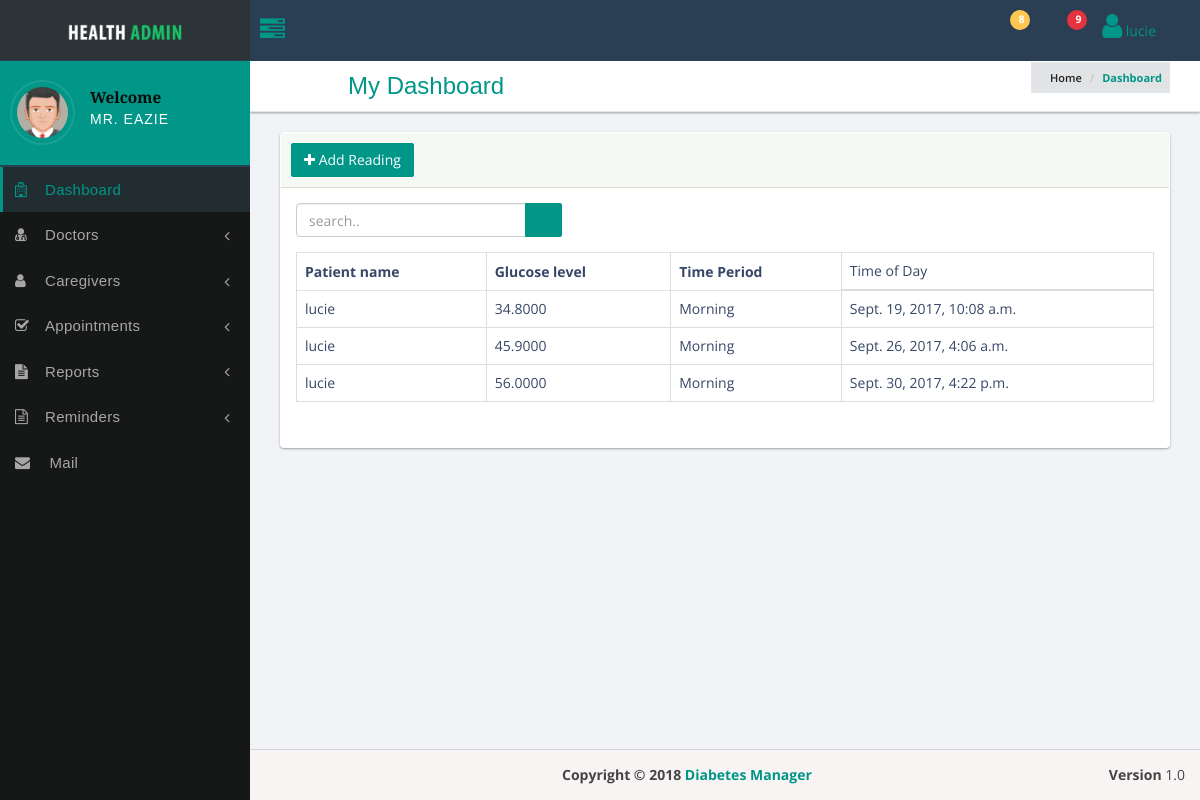
/readinglist (signed in), run on the app's committed database.
### diabetes/models.py (models this page shows, shortened)
class Reading(models.Model):
	user = models.ForeignKey(User,related_name='readings', on_delete=models.CASCADE)
	glucoseLevel = models.DecimalField(max_digits=7, decimal_places=4)
	timePeriod = models.CharField(max_length = 50)
	timeOfDay = models.DateTimeField(auto_now=True)
	action = models.CharField(max_length = 200)
	medication= models.CharField(max_length = 200)
	notes= models.CharField(max_length = 500)
	created_at = models.DateTimeField(auto_now=True)
	updated_at = models.DateTimeField(auto_now_add=True)

### diabetes/views.py (the view)
# urls.py: url(r'^readinglist', views.reading_list, name = 'reading_list'),
def reading_list(request):
        readings =	Reading.objects.filter(user=request.user)
        return render(request, 'diabetes/readings.html', {'readings' : readings})

### diabetes/templates/diabetes/readings.html
{% extends 'diabetes/base.html' %}
{% block content %}
<div class="row">
    <div class="col-sm-12">
        <div class="panel panel-bd lobidrag">
            <div class="panel-heading">
                <div class="btn-group">
                    <a class="btn btn-success" href="app-list.html#"> <i class="fa fa-plus"></i>  Add Reading</a>
                </div>
            </div>
            <div class="panel-body">
                <div class="row">
                    <div class="panel-header">
                        <div class="col-sm-4">
                        <div class="dataTables_length" id="example_length">
                            <div class="input-group custom-search-form">
                                <input type="search" class="form-control" placeholder="search..">
                                <span class="input-group-btn">
                                    <button class="btn btn-primary" type="button">
                                        <span class="glyphicon glyphicon-search"></span>
                                    </button>
                                </span>
                            </div>
                        </div>
                    </div>
                </div>
            </div>
            <div class="table-responsive">
                <table class="table table-bordered table-hover">
                    <thead>
                        <tr>
                            <th>Patient name</th>
                            <th>Glucose level</th>
                            <th>Time Period</th>
                            <td>Time of Day</td>
                        </tr>
                    </thead>
                    <tbody>
                        {% for reading in readings %}
                            <tr>
                            <td>{{reading.user}}</td>
                            <td>{{reading.glucoseLevel}}</td>
                            <td>{{reading.timePeriod}}</td>
                            <td>{{reading.timeOfDay}}</td>
                        </tr>
                        {% endfor %}
                    </tbody>
                </table>
            </div>
        </div>
    </div>
</div>
</div>
{% endblock %}

### diabetes/templates/diabetes/base.html (shortened to what this page needs)
<!DOCTYPE html>
{% load staticfiles %}
<html lang="en">
<head>
   <link href="{% static 'plugins/jquery-ui-1.12.1/jquery-ui.min.css' %} " rel="stylesheet" type="text/css"/>
   <link href="{% static 'bootstrap/css/bootstrap.min.css' %} " rel="stylesheet" type="text/css"/>
   <link href="{% static 'plugins/lobipanel/lobipanel.min.css' %} " rel="stylesheet" type="text/css"/>
   <link href="{% static 'plugins/pace/flash.css' %} " rel="stylesheet" type="text/css"/>
   <link href="{% static 'fonts/css/font-awesome.min.css' %} " rel="stylesheet" type="text/css"/>
   <link href="{% static 'pe-icon-7-stroke/css/pe-icon-7-stroke.css' %} " rel="stylesheet" type="text/css"/>
   <link href="{% static 'themify-icons/themify-icons.css' %} " rel="stylesheet" type="text/css"/>
        <link href="{% static 'plugins/toastr/toastr.css' %}" rel="stylesheet" type="text/css"/>
        <link href="{% static 'plugins/emojionearea/emojionearea.min.css' %}" rel="stylesheet" type="text/css"/>
        <link href="{% static 'plugins/monthly/monthly.css' %}" rel="stylesheet" type="text/css"/>
        <link href="{% static 'dist/css/stylehealth.min.css' %}" rel="stylesheet" type="text/css"/>
        <link rel="stylesheet" href="{% static 'base.css' %}">
    </head>
    <body class="hold-transition sidebar-mini">
        <div class="wrapper">
            <header class="main-header">
                <a href="index.html" class="logo">
                    <span class="logo-lg">
                        <img src=" dist/img/logo.png" alt="">
                    </span>
                </a>
                <nav class="navbar navbar-static-top ">
                    <a href="index.html#" class="sidebar-toggle" data-toggle="offcanvas" role="button">
                        <span class="fa fa-tasks"></span>
                    </a>
                    <div class="navbar-custom-menu">
                        <ul class="nav navbar-nav">
                            <li class="dropdown notifications-menu">
                                <a href="index.html#" class="dropdown-toggle" data-toggle="dropdown">
                                    <i class="pe-7s-bell"></i>
                                    <span class="label label-warning">8</span>
                                </a>
                            </li>
                            <li class="dropdown tasks-menu">
                                <a href="index.html#" class="dropdown-toggle" data-toggle="dropdown">
                                    <i class="pe-7s-file"></i>
                                    <span class="label label-danger">9</span>
                                </a>
                            </li>
                            {% if user.is_authenticated %}
                                <li class="dropdown dropdown-user admin-user">
                                    <a href="index.html#" class="dropdown-toggle" data-toggle="dropdown">
                                    <div class="user-image">
                                        <i class="fa fa-user fa-2x"></i>  {{ user.username }}
                                    </div>
                                    </a>
                                </li>
                            {% else %}
                                <a href="{% url 'login' %}" class="btn btn-theme">Login</a>
                            {% endif %}
                        </ul>
                    </div>
                </nav>
            </header>
          <aside class="main-sidebar">
                <div class="sidebar">
                    <div class="user-panel">
                        <div class="image pull-left">
                            <img src="{% static 'dist/img/avatar5.png' %}" class="img-circle" alt="User Image">
                        </div>
                        <div class="info">
                            <h4>Welcome</h4>
                            <p>Mr. Eazie</p>
                        </div>
                    </div>
                    <ul class="sidebar-menu">
                        <li class="active">
                            <a href="index.html"><i class="fa fa-hospital-o"></i><span>Dashboard</span>
                            </a>
                        </li>
                        <li class="treeview">
                            <a href="index.html#">
                                <i class="fa fa-user-md"></i><span>Doctors</span>
                                <span class="pull-right-container">
                                    <i class="fa fa-angle-left pull-right"></i>
                                </span>
                            </a>
                        </li>
                        <li class="treeview">
                            <a href="index.html#">
                                <i class="fa fa-user"></i><span>Caregivers</span>
                                <span class="pull-right-container">
                                    <i class="fa fa-angle-left pull-right"></i>
                                </span>
                            </a>
                        </li>
                        <li class="treeview">
                            <a href="index.html#">
                                <i class="fa fa-check-square-o"></i><span>Appointments</span>
                                <span class="pull-right-container">
                                <i class="fa fa-angle-left pull-right"></i>
                                </span>
                            </a>
                        </li>
                        <li class="treeview">
                            <a href="index.html#">
                              <i class="fa fa-file-text"></i><span>Reports</span>
                              <span class="pull-right-container">
                            <i class="fa fa-angle-left pull-right"></i>
                            </span>
                            </a>
                        </li>
                        <li class="treeview">
                            <a href="index.html#">
                                <i class="fa fa-file-text-o"></i><span>Reminders</span>
                                <span class="pull-right-container">
                                    <i class="fa fa-angle-left pull-right"></i>
                                </span>
                            </a>
                        </li>
                        <li>
                            <a href="mailbox.html">
                            <i class="fa fa-envelope"></i><span> Mail</span>
                            </a>
                        </li>
                    </ul>
        </div>
    </aside>
            <div class="content-wrapper">
                <section class="content-header">
                    <div class="header-title">
                        <h1> My Dashboard</h1>
                        <ol class="breadcrumb hidden-xs">
                            <li><a href="#"><i class="pe-7s-home"></i> Home</a></li>
                            <li class="active">Dashboard</li>
                        </ol>
                    </div>
                </section>
                <section class="content">
                        {% block content %}
                        {% endblock %}
                </section>
            </div>
            <footer class="main-footer">
                <div class="pull-right hidden-xs"> <b>Version</b> 1.0</div>
                <strong>Copyright &copy; 2018 <a href="#">Diabetes Manager</a></strong>
            </footer>
        </div>
    </body>
</html>

### diabetes/static/base.css (style rules this page uses)
p { color: #000; font-size: 1.0em; }
h1, h2, h3, h4, h5, h6 { color: #000; font-size: 1.1em; }

### data on the page
Reading: user "lucie", glucoseLevel "34.8000", timePeriod "Morning", timeOfDay "Sept. 19, 2017, 10:08 a.m."
Reading: user "lucie", glucoseLevel "45.9000", timePeriod "Morning", timeOfDay "Sept. 26, 2017, 4:06 a.m."
Reading: user "lucie", glucoseLevel "56.0000", timePeriod "Morning", timeOfDay "Sept. 30, 2017, 4:22 p.m."

### other printed values
{{ user.username }} "lucie"
